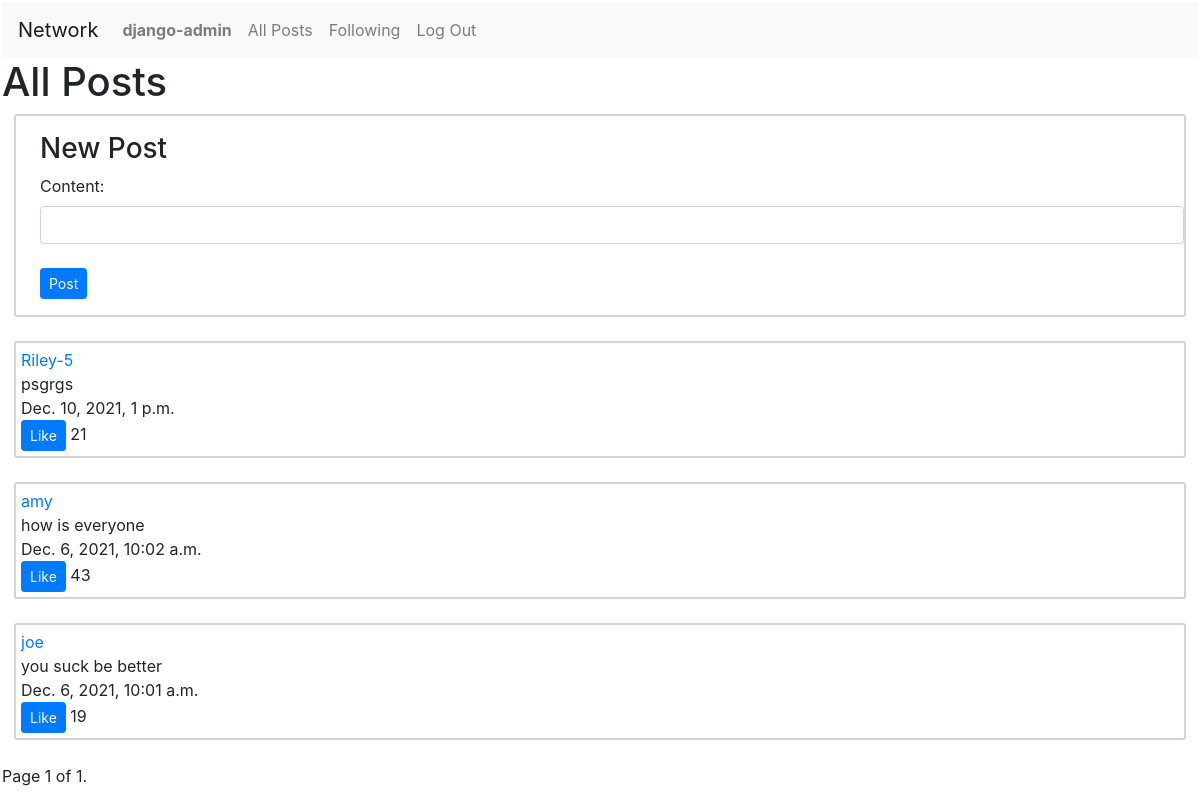
Page / (signed in) on the committed database.
### network/models.py (models this page shows, shortened)
class User(AbstractUser):
    pass

class Post(models.Model):
    content = models.TextField()
    dateTime = models.DateTimeField(auto_now = False, auto_now_add = True)
    like = models.BigIntegerField(default = 0)
    user = models.ForeignKey(User, on_delete = models.CASCADE, related_name = "user")

### network/views.py (the view)
# urls.py: path("", views.index, name="index"),
def index(request):
    if request.method == "POST":
        form = CreatePostForm(request.POST)
        if form.is_valid():
            post = form.save(commit = False)
            post.user = request.user
            post.save()
            return HttpResponseRedirect(reverse("index"))
    else:
        form = CreatePostForm()
    allPosts = Post.objects.order_by("-dateTime").all()
    postsPerPage = Paginator(allPosts, 10)
    page_number = request.GET.get('page')
    page_obj = postsPerPage.get_page(page_number)
    return render(request, "network/index.html", {
        "allPosts": page_obj,
        "form": form
    })

### network/forms.py
class CreatePostForm(forms.ModelForm):
    class Meta:
        model = Post
        fields = "__all__"
        exclude = ['dateTime', 'like', 'user']
        widgets = {
            'content': TextInput(attrs = {
                'class': "form-control"
            })
        }

### network/templates/network/index.html (shortened to what this page needs)
{% extends "network/layout.html" %}
{% load static %}
{% block body %}
    <h1>All Posts</h1>
    {% if user.is_authenticated %}
        <div id="new-post">
            <h3>New Post</h3>
            <form action="{% url 'index' %}" id="new-post-form" method="POST">
                {{ form }}
                <br>
                <input class="btn btn-primary btn-sm" type="submit" value="Post">
            </form>
        </div>
        <br>
    {% endif %}
    {% for post in allPosts %}
        <div class="posts">
            <div id="username">
                <a id="profile-link" href="{% url 'profile' post.user %}">{{ post.user}}</a>
            </div>
            <div id="content">
                {{ post.content }}
            </div>
            <div id="date-time">
                {{ post.dateTime }}
            </div>
            <div id="likes">
                <button class="btn btn-primary btn-sm likes-button" data-postid = "{{ post.id }}" onclick = "likePost(this)">Like</button>
                <span id="number-likes{{ post.id }}">{{ post.like }}</span>
            </div>
        </div>
        <br>
    {% endfor %}
    <div class="pagination">
        <span class="step-links">
            <span class="current">
                Page {{ allPosts.number }} of {{ allPosts.paginator.num_pages }}.
            </span>
        </span>
    </div>
{% endblock %}

### network/templates/network/layout.html (shortened to what this page needs)
{% load static %}
<!DOCTYPE html>
<html lang="en">
    <head>
        <link rel="stylesheet" href="https://stackpath.bootstrapcdn.com/bootstrap/4.4.1/css/bootstrap.min.css">
        <link href="{% static 'network/styles.css' %}" rel="stylesheet">
    </head>
    <body>
        <nav class="navbar navbar-expand-lg navbar-light bg-light">
            <a class="navbar-brand" href="{% url 'index' %}">Network</a>
            <div>
              <ul class="navbar-nav mr-auto">
                {% if user.is_authenticated %}
                    <li class="nav-item">
                        <a class="nav-link" href="{% url 'profile' user.username %}"><strong>{{ user.username }}</strong></a>
                    </li>
                {% endif %}
                <li class="nav-item">
                  <a class="nav-link" href="{% url 'index' %}">All Posts</a>
                </li>
                {% if user.is_authenticated %}
                    <li class="nav-item">
                        <a class="nav-link" href="{% url 'following' %}">Following</a>
                    </li>
                    <li class="nav-item">
                        <a class="nav-link" href="{% url 'logout' %}">Log Out</a>
                    </li>
                {% endif %}
              </ul>
            </div>
          </nav>
        <div class="body">
            {% block body %}
            {% endblock %}
        </div>
    </body>
</html>

### network/static/network/styles.css (style rules this page uses)
body { padding: 2px; }
#new-post { border: solid 2px lightgrey; border-radius: 3px; margin-left: 1vw; margin-right: 1vw; padding-left: 2vw; padding-top: 2vh; padding-bottom: 2vh; }
.posts { border: solid 2px lightgray; border-radius: 3px; margin-right: 1vw; margin-left: 1vw; padding: 5px; }

### rows in the picture
User: username "django-admin"
Post: user "Riley-5", content "psgrgs", dateTime "Dec. 10, 2021, 1 p.m.", like "21"
Post: user "amy", content "how is everyone", dateTime "Dec. 6, 2021, 10:02 a.m.", like "43"
Post: user "joe", content "you suck be better", dateTime "Dec. 6, 2021, 10:01 a.m.", like "19"

### other values in the picture
{{ allPosts.number }} "1"
{{ allPosts.paginator.num_pages }} "1"
